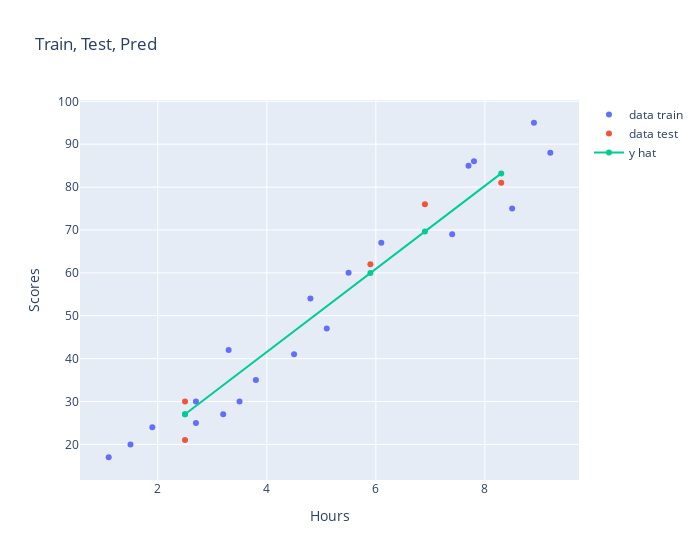

Here is the notebook cell this chart was saved with:
### Code cell
fig =go.Figure()
fig.add_trace(go.Scatter(x=X_train.flatten(), y=y_train.flatten(), mode='markers', name='data train'))
fig.add_trace(go.Scatter(x=X_test.flatten(), y=y_test.flatten(), mode='markers', name='data test'))
fig.add_trace(go.Scatter(x=X_test.flatten(), y=y_pred.flatten(), mode='lines+markers', name='y hat'))
fig.update_xaxes(title_text='Hours')
fig.update_yaxes(title_text='Scores')
fig.update_layout(width=700, title='Train, Test, Pred')
fig.show()

### Figure 1 — Plotly figure (JSON) as saved in the notebook; plotly's stock layout.template omitted (floating-point values rounded to 4 significant figures)
{"data": [{"mode": "markers", "name": "data train", "type": "scatter", "x": [2.7, 3.3, 5.1, 3.8, 1.5, 3.2, 4.5, 8.9, 8.5, 3.5, 2.7, 1.9, 4.8, 6.1, 7.8, 5.5, 7.7, 1.1, 7.4, 9.2], "y": [25, 42, 47, 35, 20, 27, 41, 95, 75, 30, 30, 24, 54, 67, 86, 60, 85, 17, 69, 88]}, {"mode": "markers", "name": "data test", "type": "scatter", "x": [8.3, 2.5, 2.5, 6.9, 5.9], "y": [81, 30, 21, 76, 62]}, {"mode": "lines+markers", "name": "y hat", "type": "scatter", "x": [8.3, 2.5, 2.5, 6.9, 5.9], "y": [83.19, 27.03, 27.03, 69.63, 59.95]}], "layout": {"title": {"text": "Train, Test, Pred"}, "width": 700, "xaxis": {"title": {"text": "Hours"}}, "yaxis": {"title": {"text": "Scores"}}}}
